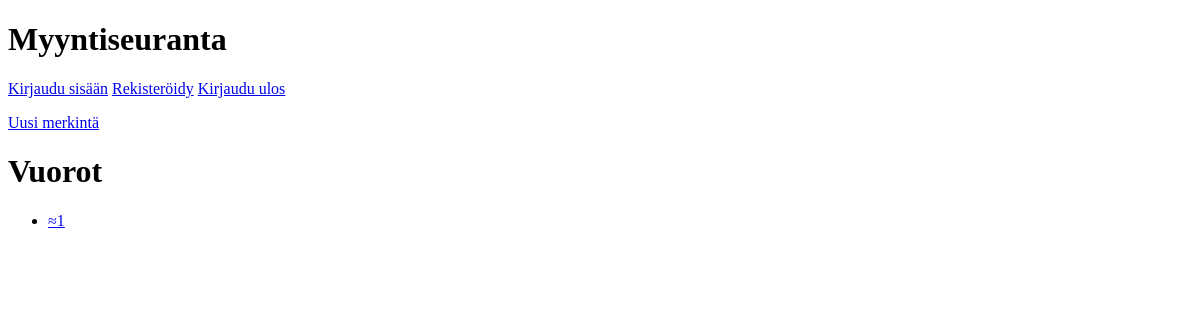
Before: / with the older database file.
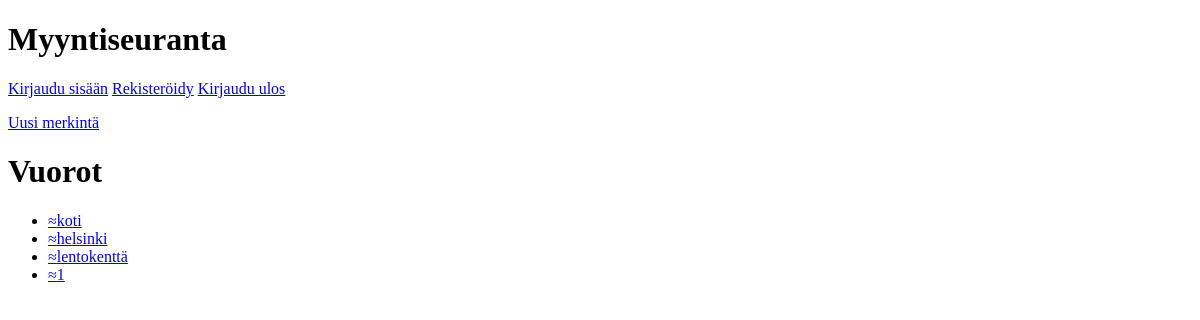
After: the same page with the newer database file.
### tables this page shows
CREATE TABLE shifts (
    id INTEGER PRIMARY KEY,
    location TEXT NOT NULL,
    duration INTEGER NOT NULL,
    shift_date DATE NOT NULL,
    user_id INTEGER REFERENCES users
);

### app.py (the view)
@app.route("/")
def index():
    shift_list = shifts.get_shifts()
    return render_template("index.html", shifts = shift_list)

### db.py (called while the page is built)
def get_connection():
    con = sqlite3.connect("database.db")
    con.execute("PRAGMA foreign_keys = ON")
    con.row_factory = sqlite3.Row
    return con

def query(sql, params=[]):
    con = get_connection()
    result = con.execute(sql, params).fetchall()
    con.close()
    return result

### shifts.py (called while the page is built)
def get_shifts():
    sql = "SELECT id, location, shift_date, user_id FROM shifts ORDER BY id DESC"
    return db.query(sql)

### templates/index.html (shortened to what this page needs)
<!DOCTYPE html>
<html>
<head>
</head>
<body>
  <h1>Myyntiseuranta </h1>
  <p>
    <a href="/login">Kirjaudu sisään</a>
    <a href="/register">Rekisteröidy</a>
    <a href="/logout">Kirjaudu ulos</a>
  </p>
  <p>
    <a href="/new_shift">Uusi merkintä </a>
  </p>
  <h1>Vuorot</h1>
  <ul>
    {% for shift in shifts %}
    <li><a href="/shift/{{ shift.id }}">≈{{ shift.location }}</a></li>
    {% endfor %}
  </ul>
</body>
</html>

Changed rows visible on the page:
added shifts: location "koti"
added shifts: location "helsinki"
added shifts: location "lentokenttä"
